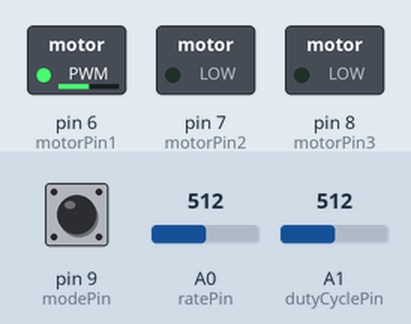
Simulated run of this sketch. Board: Arduino Uno, built with avr-gcc and run on an emulated ATmega328P. On the bench: switched loads named in the sketch (green lamp = pin HIGH). Dashed ring = blinking. The inputs (shaded band) are chosen by the test bench; at power-on: A0 (ratePin) = 512, pin 9 (modePin) HIGH, A1 (dutyCyclePin) = 512. What the sketch prints to the serial monitor is not drawn.

Above: at 0.89 s.
1.3 s: A0 (ratePin) set to 109
4.3 s: A0 (ratePin) set to 93
7.3 s: pin 9 (modePin) pulled LOW for 0.15 s
At 8.38 s:
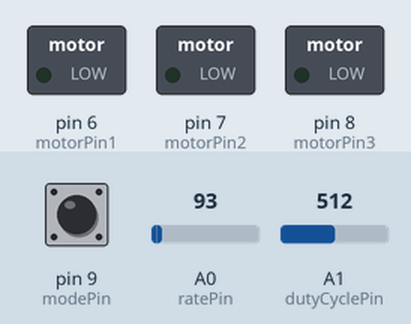
10.4 s: pin 9 (modePin) pulled LOW for 1 s
At 10.77 s:
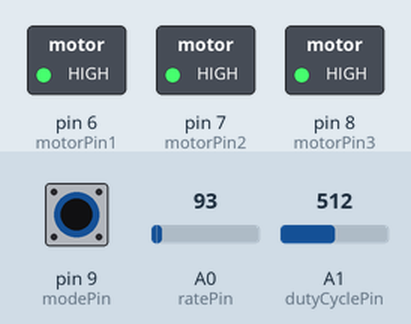
13.1 s: pin 9 (modePin) driven LOW
At 13.59 s:
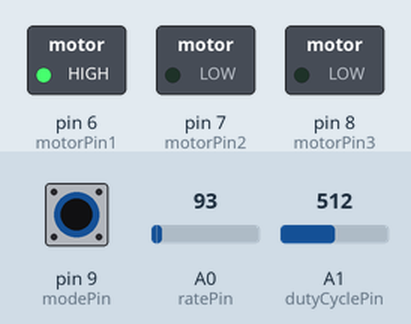
16.1 s: pin 9 (modePin) driven HIGH
At 16.65 s:
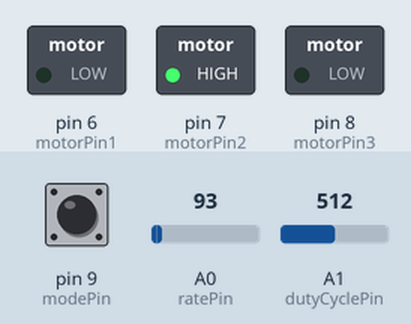
Timing chart, 0 to 20.1 s (numbered marks = the images above; inputs shaded):
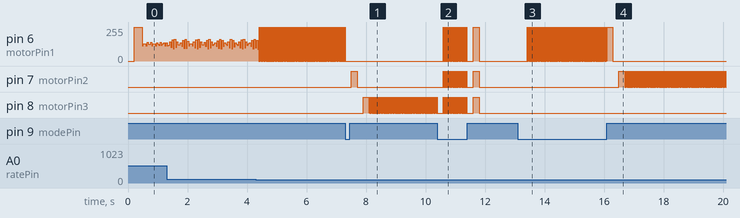

The sketch:

RMband_mini2.ino
```cpp
/*--------------------------------------
    file:parkinson RMband using mini
    Author: Rick Martin
    Date: 5/6/2017
    Vibrates coin motors at a variable rate.

  ----------------------------------------*/

//#include <LiquidCrystal.h>    // include the library code:
//LiquidCrystal lcd(12, 11, 5, 4, 3, 2);  // initialize the library with the numbers of the interface pins


const int modePin = 9;           // set up a constant for the mode switchPin
const int motorPin1 = 6;           // set up a constant for the first group of motors
const int motorPin2 = 7;           // set up a constant for the second group of motors
const int motorPin3 = 8;           // set up a constant for the third group of motors
const int ratePin = A0;           // set up a constant for the tilt switchPin
const int dutyCyclePin = A1;      // set up a constant for the tilt switchPin
const int minRate = 25;           // minimum pulse rate in pulses per second
const int maxRate = 160;          // maximum pulse rate in pulses per second
const int minDC = 20;             // minimum duty cycle in %
const int maxDC = 80;             // maximum duty cycle in %
char ESC = 0xFE;
int backlight = 4;                // backlight level for LCD (1 to 8)
int contrast = 40;                //contrast 1 to 50
long period;                    // interval at which to track time (milliseconds)
int mode = 0;                    // variable to hold the value of the vibration on/off status
int motorState = 0;
int buttonLock = 0;               // variable to software debounce the switch
int rate = 50;                    // a variable to holde the vibration cycles per second
int rateInput;
int dutyCycle = 50;
int dutyCycleInput;
int buttonState;
int buttonDefault;
int msOn;
int msOff;
char* modeStrings[] = {"Mode: Off   ", "Mode: On 1   ", "Mode: On 2   ", "Mode: On 3   ", "Mode: All On   "};
//char modeStr[13] = "Mode: Off   ";
unsigned long previousMicros = 0;        // will store last time motor was updated

void setup() {
  pinMode(modePin, INPUT);        // set up the mode switch pin as an input
  pinMode(motorPin1, OUTPUT);
  pinMode(motorPin2, OUTPUT);
  pinMode(motorPin3, OUTPUT);
  digitalWrite(motorPin1, LOW);    // turn off vibration motor initially
  digitalWrite(motorPin2, LOW);    // turn off vibration motor initially
  digitalWrite(motorPin3, LOW);    // turn off vibration motor initially
  // Initialize LCD module
  Serial.begin(9600);
  Serial.write(ESC);
  Serial.write(0x41); //x41 = on, x42 = off
  Serial.write(ESC);
  Serial.write(0x51);//clear screen
  // Set Contrast
  Serial.write(ESC);
  Serial.write(0x52);
  Serial.write(contrast);//set contrast (1 to 50)
  // Set Backlight
  Serial.write(ESC);
  Serial.write(0x53);
  Serial.write(backlight); //set backlight (1 to 8)
  // Set cursor line 1, column 0
  Serial.write(ESC);
  Serial.write(0x45);//set cursor position
  Serial.write(0x40);//move to beginning of line 2
  Serial.print(modeStrings[0]);
  // Set cursor line 2, column 0
  Serial.write(ESC);
  Serial.write(0x45);//set cursor position
  Serial.write(0x0);//move to beginning of line 2
  Serial.print("Fr:50Hz;DC:56%");
  Serial.write(ESC);
  Serial.write(0x48);//turn off underline cursor
  Serial.write(ESC);
  Serial.write(0x46);//home cursor
  int buttonDefault = digitalRead(modePin);//set default button value
}

void loop() {
  //buttonDefault = digitalRead(modePin);
  buttonState = digitalRead(modePin);  // read the button
  if ((buttonState!=buttonDefault) && (!buttonLock)) {    // check the status of the switch
    mode = (mode + 1) % 5;              // cycle thru the modes
    // Set cursor line 1, column 0
    Serial.write(ESC);
    Serial.write(0x45);//set cursor position
    Serial.write(0x40);//move to beginning of line 2
    Serial.print(modeStrings[mode]);
    // Set cursor line 2, column 0
    Serial.write(ESC);
    Serial.write(0x45);//set cursor position
    Serial.write(0x0);//move to beginning of line 2
    Serial.print("Fr:");
    Serial.print(rate);
    Serial.print("Hz; DC:");
    Serial.print(dutyCycle);
    Serial.print("% ");
    delay(200);
    buttonLock = 1;
    buttonDefault = buttonState;
  }
  else if (buttonState & buttonLock) {
    delay(200);
    buttonLock = 0;
  }
  period = int(500000 / rate);
  if (mode) {
    unsigned long currentMicros = micros();
    if (motorState & (currentMicros - previousMicros >= msOn)) {
      previousMicros = currentMicros;
      motorState = LOW;
      digitalWrite(motorPin1, motorState);
      digitalWrite(motorPin2, motorState);
      digitalWrite(motorPin3, motorState);
    }
    else if (!motorState & (currentMicros - previousMicros >= msOff)) {
      previousMicros = currentMicros;
      motorState = HIGH;
      switch (mode) {
        case 0: break;
        case 1: digitalWrite(motorPin1, motorState); break;
        case 2: digitalWrite(motorPin2, motorState); break;
        case 3: digitalWrite(motorPin3, motorState); break;
        case 4: digitalWrite(motorPin1, motorState);
          digitalWrite(motorPin2, motorState);
          digitalWrite(motorPin3, motorState); break;
      }
    }
  }
  else {
    digitalWrite(motorPin1, LOW);
    digitalWrite(motorPin2, LOW);
    digitalWrite(motorPin3, LOW);    // turn the vibration motor off
    // Set cursor line 1, column 0
    Serial.write(ESC);
    Serial.write(0x45);//set cursor position
    Serial.write(0x40);//move to beginning of line 2
    Serial.print(modeStrings[mode]);
    // Set cursor line 2, column 0
    Serial.write(ESC);
    Serial.write(0x45);//set cursor position
    Serial.write(0x0);//move to beginning of line 2
    Serial.print("Fr:");
    Serial.print(rate);
    Serial.print("Hz; DC:");
    Serial.print(dutyCycle);
    Serial.print("%");
    Serial.write(ESC);
    Serial.write(0x48);//turn off underline cursor
    Serial.write(ESC);
    Serial.write(0x46);//home cursor

    //lcd.setCursor(0, 0);
    //lcd.print("Rate: off");         // Print a message to the LCD.
    //lcd.setCursor(0, 1);      // set the cursor to column 0, line 1; line 1 is the second row, since counting begins with 0
    // lcd.print("Duty Cycle: off");   // print to the second line
//    lcd.clear();
//    lcd.setCursor(0, 0);
//    lcd.print(modeStrings[mode]);         // Print a message to the LCD.
//    lcd.setCursor(0, 1);            // set the cursor to column 0, line 1; line 1 is the second row, since counting begins with 0
//    lcd.print("Rate: ");            // print to the second line
//    lcd.print (rate);
//    lcd.print(",DC: ");
//    lcd.print(dutyCycle);
//    lcd.print("%");
    delay(200);
  }

  rateInput = analogRead(ratePin);
  rate = map(rateInput, 0, 1023, minRate, maxRate);
  dutyCycleInput = analogRead(dutyCyclePin);
  dutyCycle = map(dutyCycleInput, 0, 1023, minDC, maxDC);
  //dutyCycle = 50;
  msOn = int((1000000 / rate) * dutyCycle / 100.0); //int((600/rate)*0.5);
  msOff = int((1000000 / rate) - msOn);
  //Serial.print("period = ");
  //Serial.println(period);
  //Serial.print("rateInput = ");
  //Serial.println(rate);
  //Serial.print("     DC = ");
  //Serial.print(dutyCycle);
  //Serial.print("%  msOn = ");
  //Serial.print(msOn);
  //Serial.print("  msOff = ");
  //Serial.println(msOff);


}
/*
  NKC Electronics 16x2 Serial LCD test

  16x2 Serial LCD pinout for UART serial communication
  pin 1: RX
  pin 2: GND
  pin 3: +5V

  connect pin1 to Arduino digital pin 1
  connect pin2 to Arduino GND
  connect pin3 to Arduino +5V

  Default communication speed is 9600
*/
```

Measured:
- after the input at 7.3 s, pin 6 (motorPin1): stops changing and stays 0/255; pin 7 (motorPin2): LOW → HIGH after 0.20 s, → LOW 0.20 s later; pin 8 (motorPin3): LOW → HIGH after 0.60 s, then repeats every 0.03 s: LOW 0.01 s, HIGH 0.01 s
- after the input at 10.4 s, pin 6 (motorPin1): goes 28 × (255/255 0.01 s, 0/255 0.01 s), 255/255 0.01 s, 0/255 0.21 s, 255/255 0.20 s, then 0/255, starting after 0.20 s; pin 7 (motorPin2): goes 28 × (HIGH 0.01 s, LOW 0.01 s), HIGH 0.01 s, LOW 0.21 s, HIGH 0.20 s, then LOW, starting after 0.20 s
- after the input at 13.1 s, pin 6 (motorPin1): alternates 255/255 for 0.01 s and 0/255 for 0.01 s, starting after 0.32 s
- after the input at 16.1 s, pin 7 (motorPin2): LOW → HIGH after 0.40 s, then repeats every 0.03 s: LOW 0.01 s, HIGH 0.01 s
